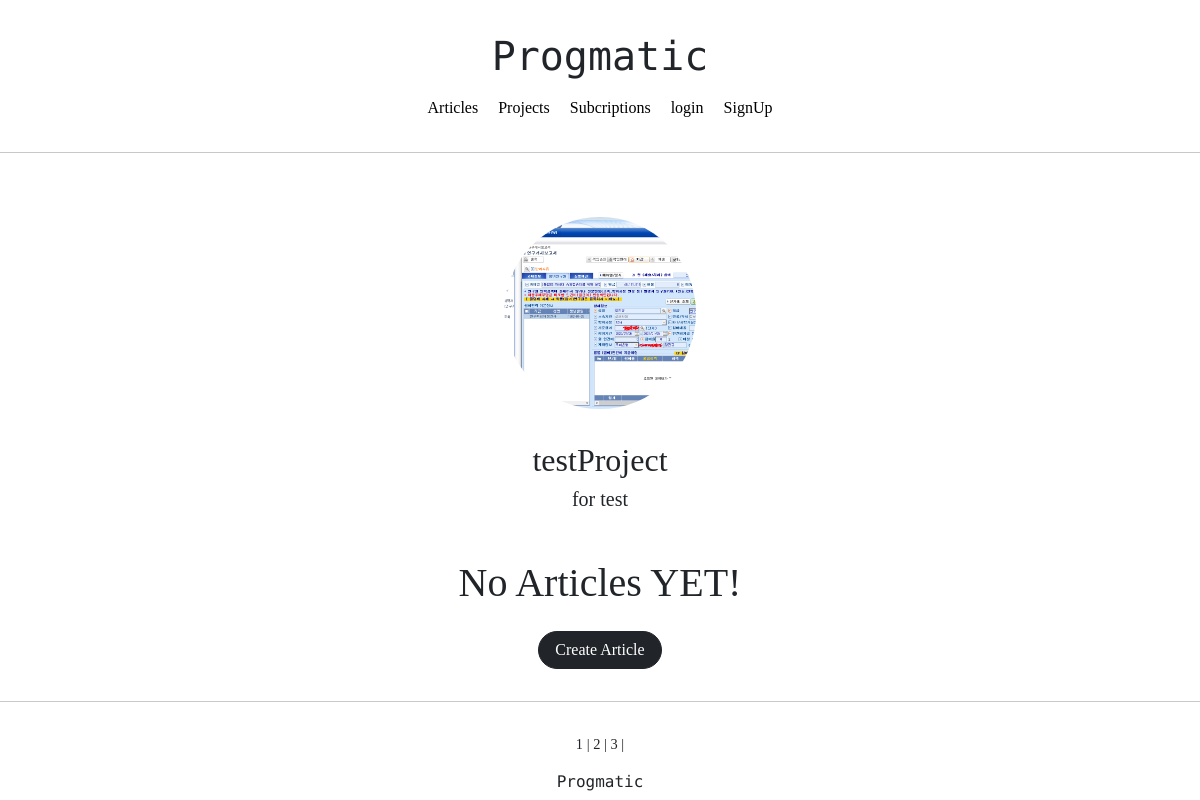
The page /projects/detail/1 on the database its author committed.
### projectapp/models.py (models this page shows, shortened)
class Project(models.Model):
    title = models.CharField(max_length=20, null=False)
    description = models.TextField(max_length=200, null = True)
    image = models.ImageField(upload_to='project/', null=False)
    create_at = models.DateField(auto_now=True)

### projectapp/views.py (the view)
# urls.py: path('detail/<int:pk>', ProjectDetailView.as_view(), name='detail'),
class ProjectDetailView(DetailView, MultipleObjectMixin):
    model = Project
    context_object_name = 'target_project'
    template_name = 'projectapp/detail.html'
    paginate_by = 25
    def get_context_data(self, **kwargs: Any):
        project = self.object
        user = self.request.user
        if user.is_authenticated:
            subscription = Subscription.objects.filter(user=user, project=project)
        else:
            subscription = None
        object_list = Articles.objects.filter(project=self.get_object())
        return super(ProjectDetailView,self).get_context_data(object_list=object_list,
                                                              subscription=subscription,**kwargs)

### projectapp/templates/projectapp/detail.html (shortened to what this page needs)
{% extends 'base.html'%}
{% block content %}
    <div>
        <div style="text-align: center; max-width:500px; margin: 4rem auto 1.5rem auto;">
            <img src="{{ target_project.image.url }}" alt=""
                style="height: 12rem; width: 12rem; border-radius: 20rem; margin-bottom:2rem; object-fit: cover;">
            <h2 style="font-family: 'NanumSquareB'">
                {{ target_project.title }}
            </h2>
            <h5>
                {{ target_project.description }}
            </h5>
        </div>
        <div>
            {% include 'snippets/list_fragment.html' with article_list=object_list%}
        </div>
    </div>
{% endblock %}

### rows shown on the page
Project: image (picture), title "testProject", description "for test"
